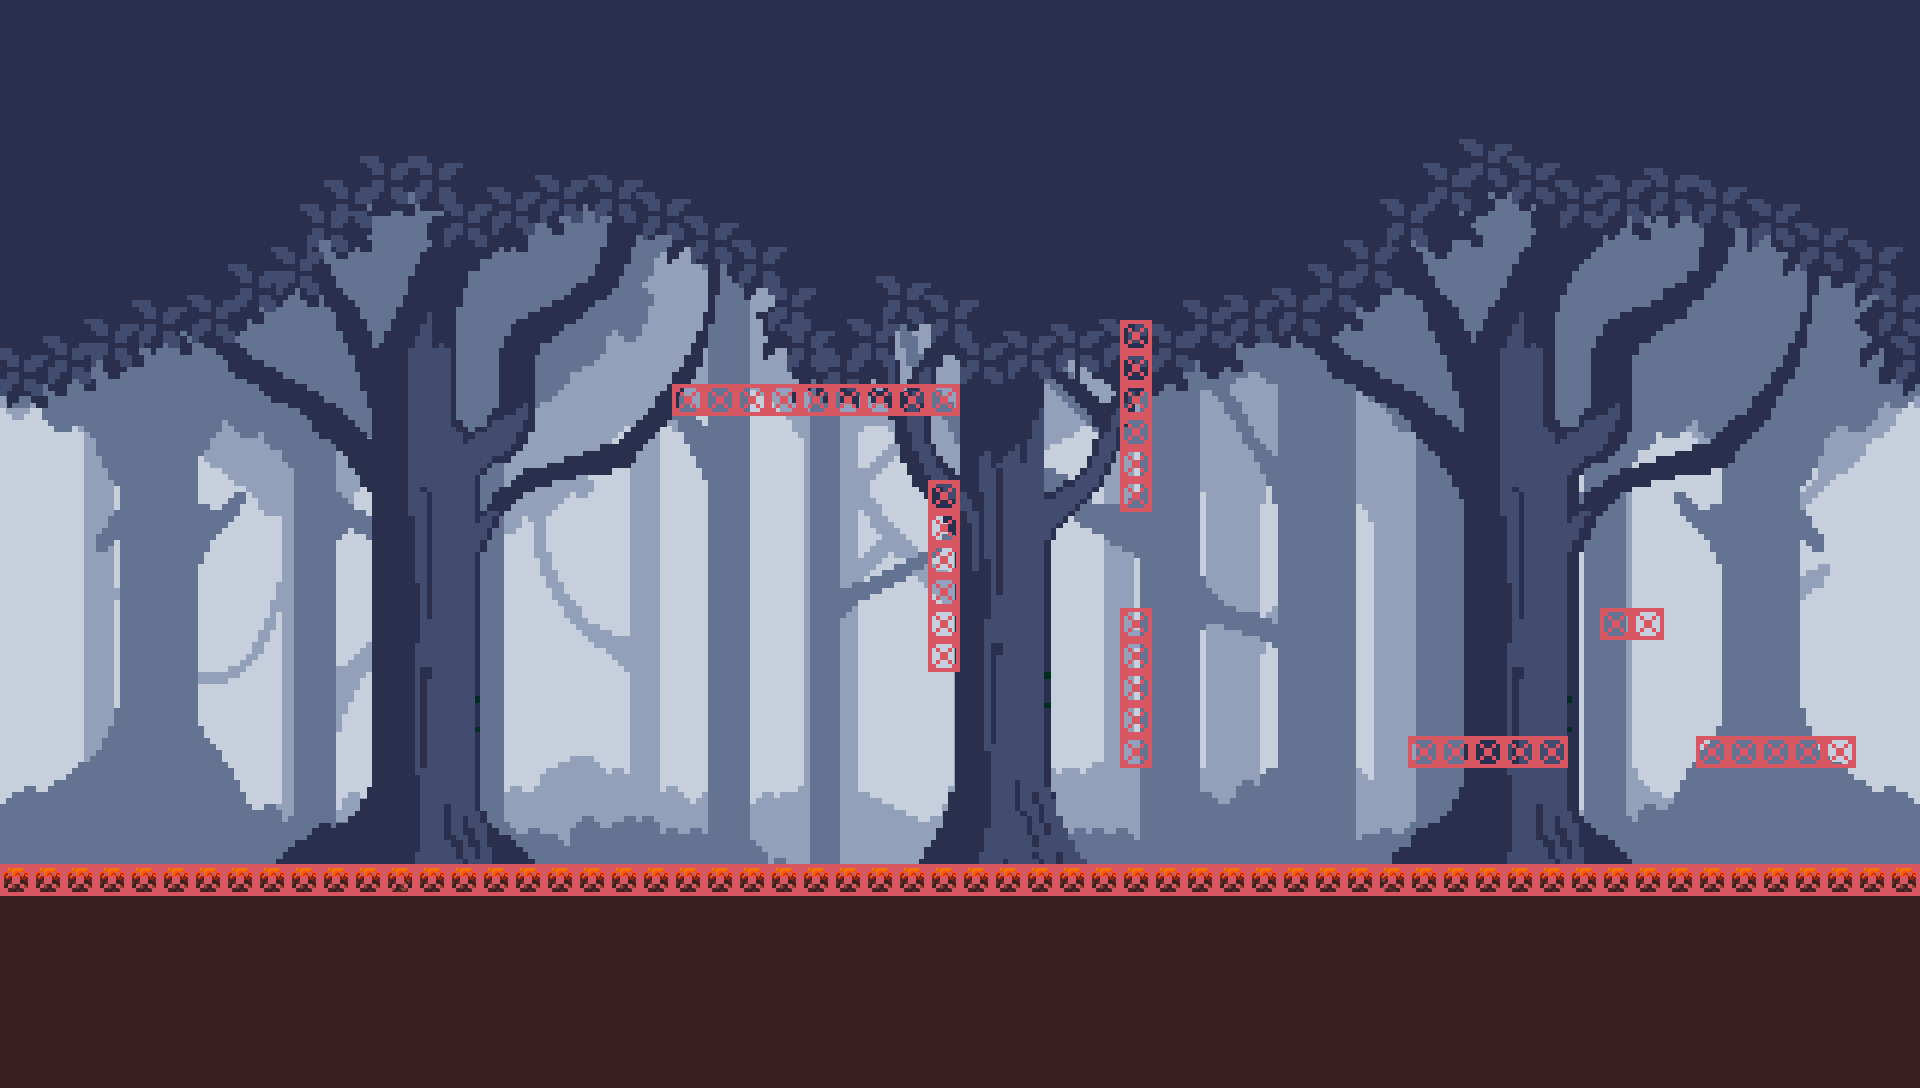

Tiled map render using the project's own tile images. Description and the map definition, with tile-layer contents summarised, below:
An orthogonal 60x34 tile map with 32x32 px tiles, 2 tile layers (Tile Layer 1, Collisions), 2 tilesets, 3 image layers.

<map version="1.10" tiledversion="1.11.2" orientation="orthogonal" renderorder="right-down" width="60" height="34" tilewidth="32" tileheight="32" infinite="0" nextlayerid="8" nextobjectid="3">
 <tileset firstgid="1" name="Tileset" tilewidth="32" tileheight="32" tilecount="65" columns="13">
  <image source="Tileset.png" width="416" height="160" />
 </tileset>
 <tileset firstgid="66" name="hitboxes" tilewidth="32" tileheight="32" tilecount="64" columns="8">
  <image source="hitboxes.png" width="256" height="256" />
 </tileset>
 <imagelayer id="4" name="bg3">
  <image source="bkgr3.png" width="1920" height="1080" />
 </imagelayer>
 <imagelayer id="3" name="bg2">
  <image source="bkgr2.png" width="1920" height="1080" />
 </imagelayer>
 <imagelayer id="5" name="bg1">
  <image source="bkgr1.png" width="1920" height="1080" />
 </imagelayer>
 <layer id="1" name="Tile Layer 1" width="60" height="34">
  <data>[2040 cells, 420 non-empty, 4 distinct tile ids]</data>
 </layer>
 <layer id="7" name="Collisions" width="60" height="34">
  <data>[2040 cells, 98 non-empty, 1 distinct tile ids]</data>
 </layer>
</map>
